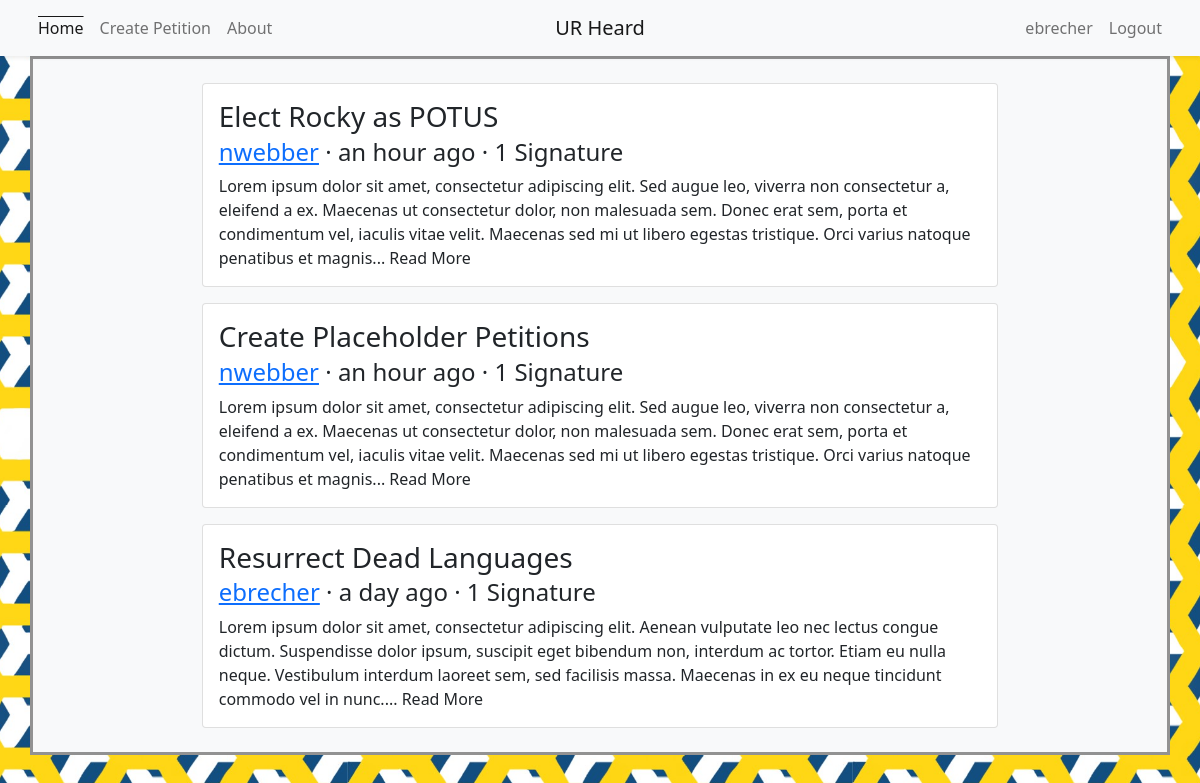
The app's page / (signed in) with its own data.
### models.py (models this page shows, shortened)
class User(UserMixin, db.Model):
	__tablename__ = 'user'
	id = db.Column(db.Integer, primary_key=True)
	name = db.Column(db.String(50), nullable=False, unique=True, index=True)
	email = db.Column(db.String(50), unique=True, index=True)
	password_hash = db.Column(db.String(128))
	@property
	def password(self):
		raise AttributeError('password is not a readable attribute')

class Petition(db.Model):
	__tablename__ = 'petition'
	id = db.Column(db.Integer, primary_key=True)
	title = db.Column(db.String(80), nullable=False)
	body = db.Column(db.Text, nullable=False)
	author_id = db.Column(db.Integer, db.ForeignKey('user.id'), nullable=False)
	author = db.relationship('User', backref='petition')
	timestamp = db.Column(db.DateTime, default=datetime.utcnow)
	signers = db.relationship('User', secondary=signature, backref='signed_petitions')
	initial_signatures = 0
	signature_count = db.Column(db.Integer, default=initial_signatures)

### app.py (the view)
@app.route('/', methods=['GET', 'POST'])
def index():
	petitions = Petition.query.order_by(Petition.timestamp.desc()).all()
	return render_template('index.html', petitions=petitions)

### app.py (called while the page is built)
@login_manager.user_loader
def load_user(user_id):
	return User.query.get(int(user_id))

### templates/index.html (shortened to what this page needs)
{% extends "base.html" %}
{% block content %}
	<div class="container">
		<div class="d-flex flex-wrap justify-content-center">
		{% for petition in petitions %}
			<article class="card m-2 w-75">
				<a href="{{ url_for ('petition', id=petition.id) }}" class="text-body text-decoration-none">
					<div class="card-body">
						<h3 class="card-title font-weight-bold">{{petition.title}}</h3>
						<h4 class="card-subtitle mb-2"><object><a href="{{ url_for ('profile', id=petition.author_id) }}">{{petition.author.name}}</a></object> &middot; {{ moment(petition.timestamp).fromNow() }} &middot; {{ petition.signature_count }} {{'Signature' if petition.signature_count==1 else 'Signatures'}}</h4>
						<p class="card-text">{{petition.body | truncate(325, false, end='... Read More', leeway=10) }}</p>
					</div>
				</a>
			</article>
		{% endfor %}
		</div>
	</div>
{% endblock content %}

### templates/base.html (shortened to what this page needs)
{% from 'bootstrap/nav.html' import render_nav_item %}
{% from 'bootstrap/utils.html' import render_messages %}
{% import "bootstrap/form.html" as wtf %}
<!DOCTYPE html>
<html lang="en">
	<head>
		{% block head %}
			{% block styles %}
				<link href="https://cdn.jsdelivr.net/npm/bootstrap@5.0.0-beta1/dist/css/bootstrap.min.css" rel="stylesheet">
			{% endblock styles %}
		{% endblock head %}
	</head>
	<body>
		<nav class="navbar navbar-expand-sm bg-light navbar-light sticky-top shadow-sm">
			<div class="container justify-content-around px-0">
				<ul class="navbar-nav ml-auto w-50">
					{{ render_nav_item('index', 'Home', use_li=True) }}
					{{ render_nav_item('create', 'Create Petition', use_li=True) }}
					{{ render_nav_item('about', 'About', use_li=True) }}
				</ul>
				<a href="/" class="navbar-brand mx-auto d-block text-center w-25">UR Heard</a>
				<ul class="navbar-nav mr-auto w-50 justify-content-end">
					{% if current_user.is_authenticated %}
						{{ render_nav_item('profile', current_user.name, use_li=True, id=current_user.id) }}
						{{ render_nav_item('logout', 'Logout', use_li=True) }}
					{% else %}
						{{ render_nav_item('login', 'Login', use_li=True) }}
						{{ render_nav_item('register', 'Register', use_li=True) }}
					{% endif %}
				</ul>
			</div>
		</nav>
		<div class="container bg-light" id="shadow">
			<div class="container bg-light" id="content">
			{% block content %}
			{% endblock content %}
			</div>
		</div>
	</body>
</html>

### records on screen
User: name+id "ebrecher"
Petition: title "Elect Rocky as POTUS", author.name "nwebber", timestamp "an hour ago", signature_count "1", signature_count "Signature", body "Lorem ipsum dolor sit amet, consectetur adipiscing elit. Sed augue leo, viverra non consectetur a, eleifend a ex. Maecenas ut consectetur dolor, non malesuada sem. Donec erat sem, porta et condimentum vel, iaculis vitae velit. Maecenas sed mi ut libero egestas tristique. Orci varius natoque penatibus et magnis... Read More"
Petition: title "Create Placeholder Petitions", author.name "nwebber", timestamp "an hour ago", signature_count "1", signature_count "Signature", body "Lorem ipsum dolor sit amet, consectetur adipiscing elit. Sed augue leo, viverra non consectetur a, eleifend a ex. Maecenas ut consectetur dolor, non malesuada sem. Donec erat sem, porta et condimentum vel, iaculis vitae velit. Maecenas sed mi ut libero egestas tristique. Orci varius natoque penatibus et magnis... Read More"
Petition: title "Resurrect Dead Languages", author.name "ebrecher", timestamp "a day ago", signature_count "1", signature_count "Signature", body "Lorem ipsum dolor sit amet, consectetur adipiscing elit. Aenean vulputate leo nec lectus congue dictum. Suspendisse dolor ipsum, suscipit eget bibendum non, interdum ac tortor. Etiam eu nulla neque. Vestibulum interdum laoreet sem, sed facilisis massa. Maecenas in ex eu neque tincidunt commodo vel in nunc.... Read More"

### other values on screen
{{ render_nav_item('index', 'Home', use_li=True) }} "Home"
{{ render_nav_item('create', 'Create Petition', use_li=True) }} "Create Petition"
{{ render_nav_item('about', 'About', use_li=True) }} "About"
{{ render_nav_item('logout', 'Logout', use_li=True) }} "Logout"
